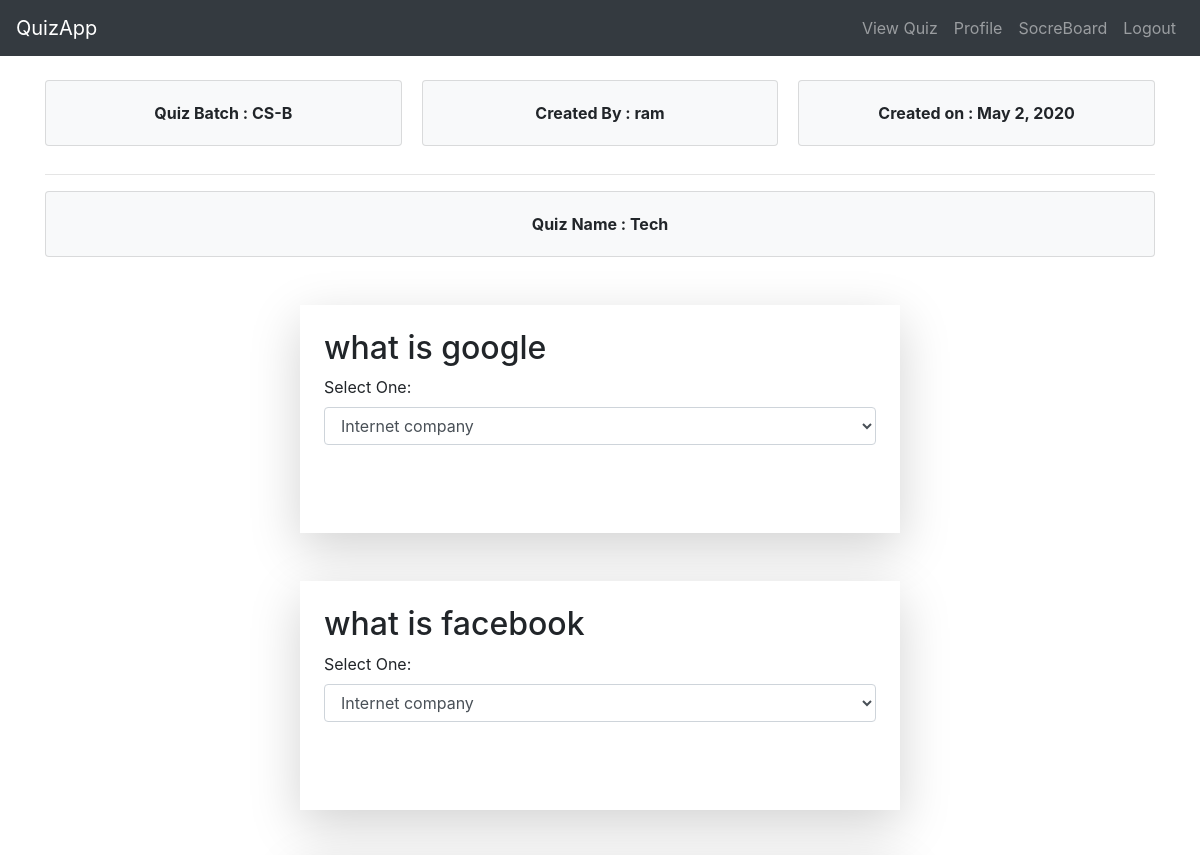
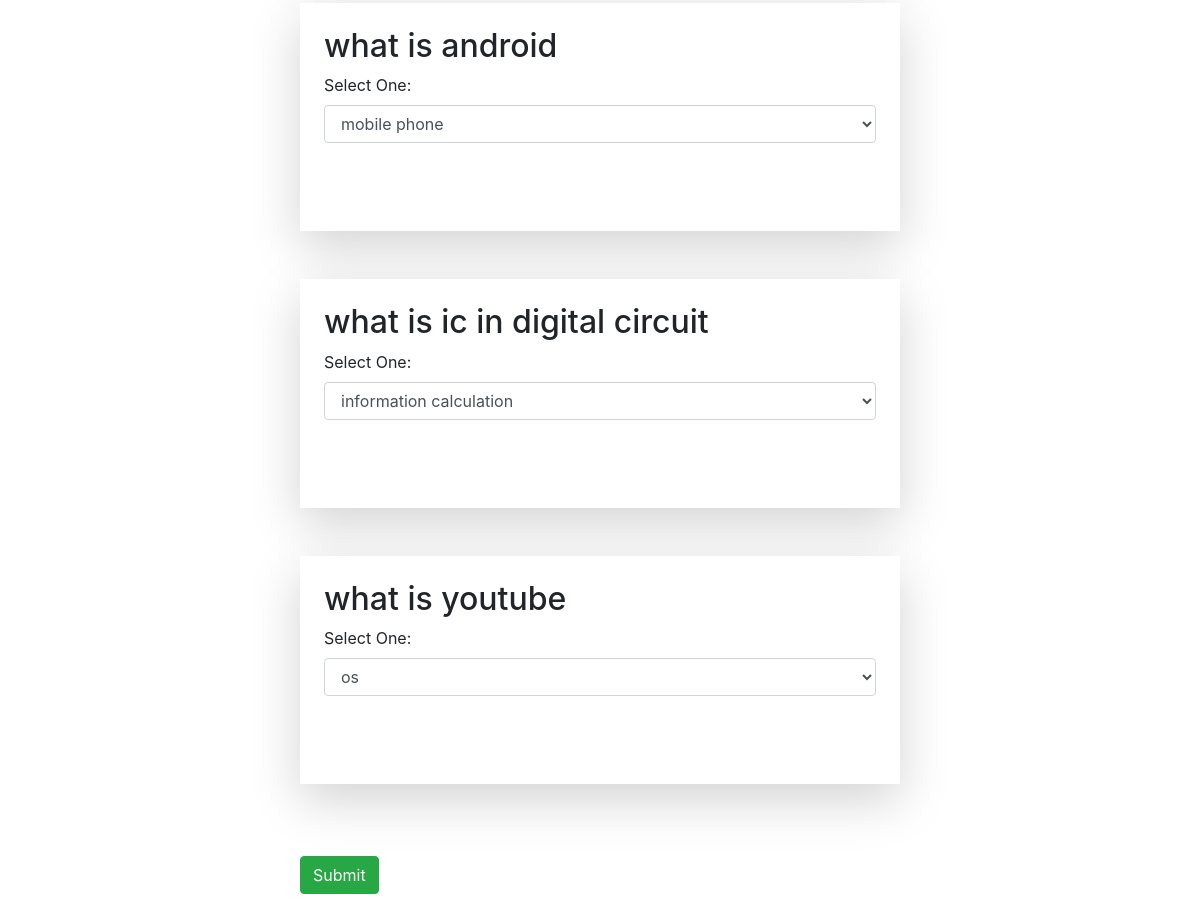
The page /core/quiz-instance/5/1/ (signed in) on the database its author committed (2 pictures, top to bottom).
### core/models.py (models this page shows, shortened)
class QuizDestributorModel_5(models.Model):
    name = models.CharField(max_length = 255)
    user = models.ManyToManyField(CustomUserModel)
    questions_list = models.ForeignKey(QuestionSet5, on_delete=models.PROTECT, related_name='+')
    author = models.ForeignKey(CustomUserModel, on_delete=models.CASCADE, related_name='+')
    created_on = models.DateField(auto_now_add= True)
    def __str__(self):
        return self.name

class QuestionSet5(models.Model):
    name = models.CharField(max_length = 30)
    question_1 = models.ForeignKey(Questions, on_delete= models.CASCADE)
    question_2 = models.ForeignKey(Questions, on_delete= models.CASCADE, related_name= '+')
    question_3 = models.ForeignKey(Questions, on_delete= models.CASCADE, related_name= '+')
    question_4 = models.ForeignKey(Questions, on_delete= models.CASCADE, related_name= '+')
    question_5 = models.ForeignKey(Questions, on_delete= models.CASCADE, related_name= '+')
    def __str__(self):
        return self.name

class Questions(models.Model):
    question = models.TextField(max_length = 300)
    option_1 = models.CharField(max_length = 30)
    option_2 = models.CharField(max_length = 30)
    option_3 = models.CharField(max_length = 30)
    option_4 = models.CharField(max_length = 30)
    correct_option = models.CharField(max_length = 30)

### users/models.py (models this page shows)
class CustomUserModel(AbstractUser):
    pass

### core/views.py (the view, shortened to what this page needs)
# urls.py: path('core/quiz-instance/<int:set_type>/<int:id>/',QuizView, name = "QuizInstance"),
@login_required
def QuizView(request,set_type,id):
    print("set_type = ",set_type, " type : ", type(set_type))
    question_set5_instance = None
    question_set10_instance = None
    question_list_set5 = None
    question_list_set10 = None
    set_5_flag = False
    set_10_flag = False
    if set_type == 5:
        try:
            question_set5_instance = QuizDestributorModel_5.objects.get(id = id)
            question_list_set5 = question_set5_instance.questions_list
            set_5_flag = True
        except:
            print(" Error Occured during fetching question_set5_instance from DB.")
    print("flag_5 : ", set_5_flag, " - ", "flag_10 : ", set_10_flag)
    user = request.user
    print(user.username)
    print(question_list_set5, " - ", question_list_set10)
    print("*"*50)
    print(question_set5_instance)
    if set_5_flag:
        context_data = {'id': id, 'set_type':set_type, 'question_set5_instance' : question_set5_instance, 'question_list_set5' : question_list_set5, 'user' : user}
        return render(request, 'quizview_set5.htm', context_data)
    elif not set_10_flag:
        context_data = {'question_set5_instance' : None, 'all_users_in_set5' : None, 'question_list_set5' : None, 'user' : user}
        return render(request, 'quizview_set5.htm', context_data)

### templates/quizview_set5.htm (shortened to what this page needs)
{% extends 'base_internal.htm' %}
{% load crispy_forms_tags %}
{% block body %}
{% if question_list_set5 != None  %}
 <br>
 <div class="container">
   <div class="card-columns">
      <div class="card bg-light">
        <div class="card-body text-center">
          <p class="card-text font-weight-bolder">Quiz Batch : {{question_set5_instance.name}}</p>
        </div>
      </div>
      <div class="card bg-light">
        <div class="card-body text-center">
          <p class="card-text font-weight-bolder">Created By : {{question_set5_instance.author}}</p>
        </div>
      </div>
      <div class="card bg-light">
        <div class="card-body text-center">
          <p class="card-text font-weight-bolder">Created on : {{question_set5_instance.created_on}}</p>
        </div>
      </div>
    </div>
    <hr>
    <div class="card bg-light">
        <div class="card-body text-center">
          <p class="card-text font-weight-bolder">Quiz Name : {{question_list_set5.name}}</p>
        </div>
      </div>
  </div>
 <div class="conatiner  ">
  {% url 'QuizInstance'  set_type=set_type id=each.id as the_url %}
    <form method="post" action="{{the_url}}" class=" mx-auto" style="width: 50%">
            <div class="mx-auto  m-5 pb-5 shadow-lg p-4 mb-4 bg-white">
                <h2>{{question_list_set5.question_1.question}}</h2>
                <div class="form-group">
                    <label for="sel1">Select One:</label>
                    <select class="form-control" id="sel1" name="question_1">
                      <option>{{question_list_set5.question_1.option_1}}</option>
                    </select>
                    <br>
                </div>
            </div>
            <div class="mx-auto  m-5 pb-5 shadow-lg p-4 mb-4 bg-white">
                <h2>{{question_list_set5.question_2.question}}</h2>
                <div class="form-group">
                    <label for="sel1">Select One:</label>
                    <select class="form-control" id="sel1" name="question_2">
                      <option>{{question_list_set5.question_2.option_1}}</option>
                    </select>
                    <br>
                </div>
            </div>
            <div class="mx-auto  m-5 pb-5 shadow-lg p-4 mb-4 bg-white">
                <h2>{{question_list_set5.question_3.question}}</h2>
                <div class="form-group">
                    <label for="sel1">Select One:</label>
                    <select class="form-control" id="sel1" name="question_3">
                      <option>{{question_list_set5.question_3.option_1}}</option>
                    </select>
                    <br>
                </div>
            </div>
            <div class="mx-auto  m-5 pb-5 shadow-lg p-4 mb-4 bg-white">
                <h2>{{question_list_set5.question_4.question}}</h2>
                <div class="form-group">
                    <label for="sel1">Select One:</label>
                    <select class="form-control" id="sel1" name="question_4">
                      <option>{{question_list_set5.question_4.option_1}}</option>
                    </select>
                    <br>
                </div>
            </div>
            <div class="mx-auto  m-5 pb-5 shadow-lg p-4 mb-4 bg-white">
                <h2>{{question_list_set5.question_5.question}}</h2>
                <div class="form-group">
                    <label for="sel1">Select One:</label>
                    <select class="form-control" id="sel1" name="question_5">
                      <option>{{question_list_set5.question_5.option_1}}</option>
                    </select>
                    <br>
                </div>
            </div>
        <br>
        <button class="btn btn-success" type="submit">Submit</button>
        </form>
</div>
{% else %}
<br>
<div class=" container alert alert-warning">
    <strong>Hmm !</strong>
    <h2>It seems there is no any quizs for you right now !</h2>
  </div>
{% endif %}
{% endblock body %}

### templates/base_internal.htm (shortened to what this page needs)
{% extends 'base.htm' %}
{% load static %}
{% block header %}
<header>
<nav class="navbar navbar-expand-md bg-dark navbar-dark">
    <a class="navbar-brand" href="{% url 'CoreView' %}">QuizApp</a>
    <div class="collapse navbar-collapse justify-content-end" id="collapsibleNavbar">
      <ul class="navbar-nav ">
        <li class="nav-item">
            <a class="nav-link" href="{% url 'quizs' %}">View Quiz</a>
          </li>
        <li class="nav-item">
          <a class="nav-link" href="{% url 'profile' %}">Profile</a>
        </li>
        <li class="nav-item">
          <a class="nav-link" href="{% url 'scoreboard' %}">SocreBoard</a>
        </li>
        <li class="nav-item">
          <a class="nav-link" href="{% url 'logout' %}">Logout</a>
        </li>
      </ul>
    </div>
  </nav>
</header>
{% endblock header %}

### templates/base.htm (shortened to what this page needs)
{% load static %}
<html lang="en">
<head>
    <link rel="stylesheet" href="https://maxcdn.bootstrapcdn.com/bootstrap/4.4.1/css/bootstrap.min.css">
</head>
<body>
    {% block header %}{% endblock header %}
{% block body %}
{% endblock body %}
</body>
</html>

### rows shown on the page
QuizDestributorModel_5: name "CS-B", author "ram", created_on "May 2, 2020"
QuestionSet5: name "Tech", question_1.question "what is google", question_1 "Internet company", question_2.question "what is facebook", question_2 "Internet company", question_3.question "what is android", question_3 "mobile phone", question_4.question "what is ic in digital circuit", question_4 "information calculation", question_5.question "what is youtube", question_5 "os"
